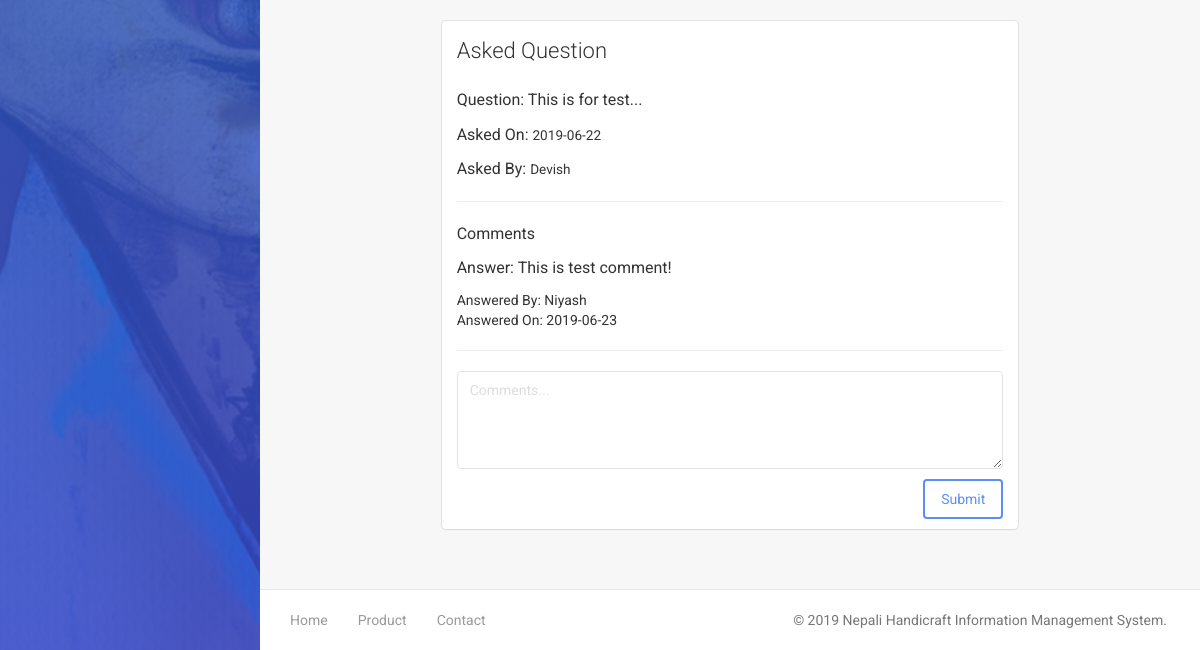
/user/forum.php (signed in, lower part), run on an earlier commit of the app's database.
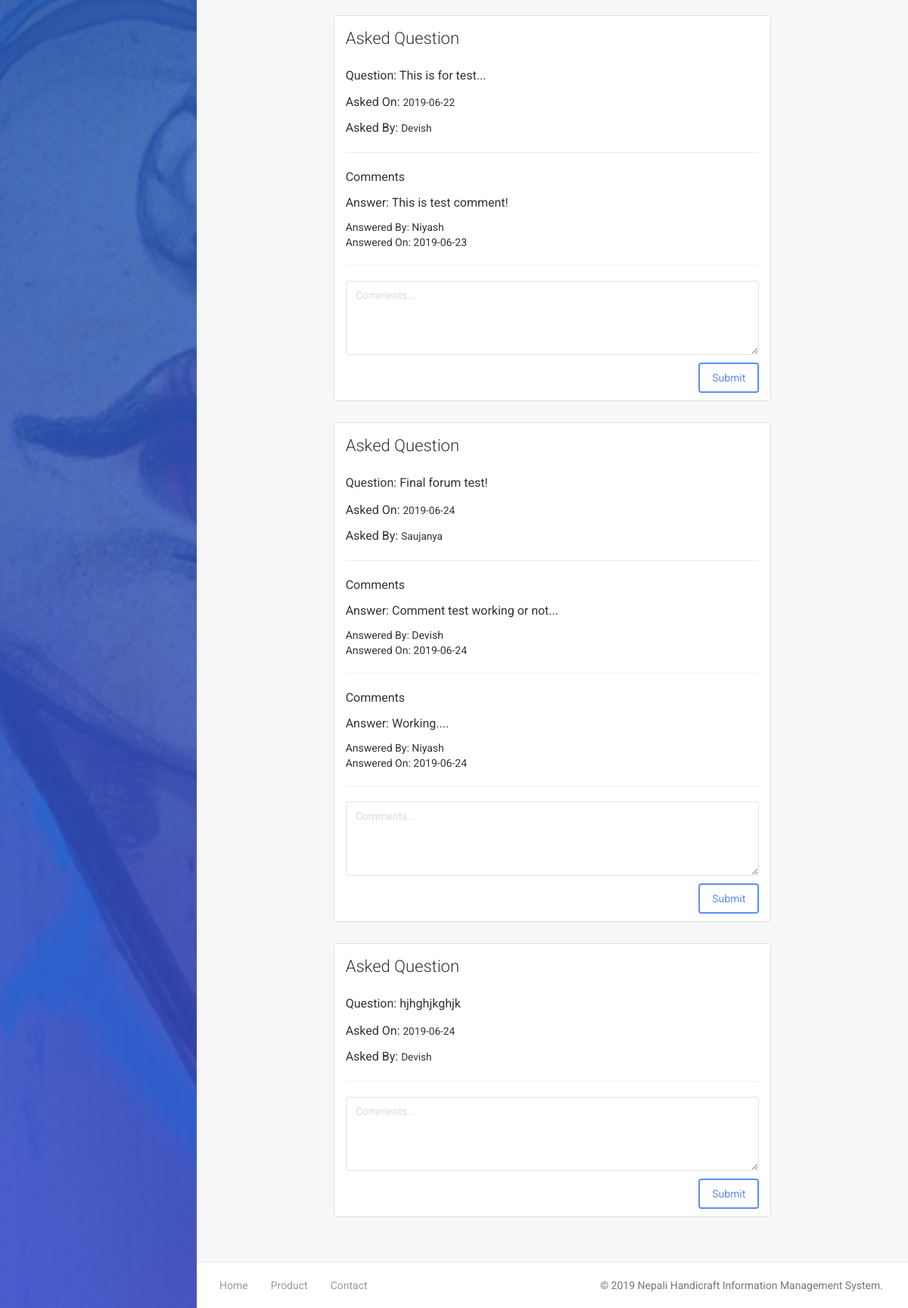
And on a later commit of the database.
### tables this page shows
CREATE TABLE `tbl_forum_question` (
  `fq_id` int(11) NOT NULL,
  `u_name` varchar(255) NOT NULL,
  `question` text NOT NULL,
  `date` date NOT NULL
);

CREATE TABLE `tbl_forum_comment` (
  `fc_id` int(11) NOT NULL,
  `u_name` varchar(50) NOT NULL,
  `fq_id` int(11) NOT NULL,
  `comment` text NOT NULL,
  `date` date NOT NULL
);

### includes/dbConnection.php (called while the page is built, shortened)
<?php
class Connection
{
    private $host;
    private $user;
    private $password;
    private $database;
    private $connect;
    public function __construct()
    {
        $this->host = "localhost";
        $this->user = "root";
        $this->password = "";
        $this->database = "00174648_devishbaidawarchhetri_cp";
    }
    public function getConnection()
    {
        $this->connect = new mysqli($this->host,$this->user,$this->password,$this->database);
        if($this->connect->connect_error)
        {
            die("Error :" .$this->connect->error);
        }
        else
        {
            return $this->connect;
        }
    }
    public function getData($sql)
    {
        $data = [];
        $result = $this->connect->query($sql);
        if($result->num_rows > 0)
        {
            while($row = $result->fetch_assoc())
            {
                $data[] = $row;
            }
        }
        else
        {
            echo "No data found";
        }
        return $data;
    }
}

### classes/forum.class.php (called while the page is built, shortened)
<?php
    require "../includes/dbConnection.php";
    Class Forum extends Connection
    {
        private $connect;
        public function __construct(){
            $this->connect = new Connection();
        }
        public function selectQuestions(){
            return $this->connect->getData("SELECT * FROM `tbl_forum_question`");
        }
    }
?>

### user/forum.php (the view, shortened to what the changed rows need)
<?php
    require "../classes/forum.class.php";
    $forum = new Forum();
    $result = $forum->selectQuestions();
?>
<!doctype html>
<html lang="en">
<head>
    <link href="assets/css/bootstrap.min.css" rel="stylesheet" />
    <link href="assets/css/animate.min.css" rel="stylesheet"/>
    <link href="assets/css/light-bootstrap-dashboard.css?v=1.4.0" rel="stylesheet"/>
    <link href="assets/css/demo.css" rel="stylesheet" />
    <link href="http://maxcdn.bootstrapcdn.com/font-awesome/4.2.0/css/font-awesome.min.css" rel="stylesheet">
    <link href="assets/css/pe-icon-7-stroke.css" rel="stylesheet" />
</head>
<body>
<div class="wrapper">
    <div class="main-panel">
        <div class="content">
            <div class="container-fluid">
                <?php
                    foreach($result as $data){
                ?>
                <div class="row">
                        <div class="col-md-2"></div>
                        <div class="col-md-8">
                            <div class="card">
                                <div class="header">
                                    <h4 class="title">Asked Question</h4>
                                </div>
                                <div class="content">
                                    <div class="row">
                                        <div class="col-md-12">
                                            <div class="form-group">
                                                <h5>Question: <?php echo $data['question']; ?></h5>
                                                <p>Asked On: <small><?php echo $data['date']; ?></small></p>
                                                <p>Asked By: <small><?php echo $data['u_name']; ?></small></p>
                                            </div>
                                            <hr>
                                            <?php
                                                $fq_id = $data['fq_id'];
                                                $servername = "localhost";
                                                $username = "root";
                                                $password = "";
                                                $dbname = "00174648_devishbaidawarchhetri_cp";
                                                $conn = new mysqli($servername, $username, $password, $dbname);
                                                $sql = "SELECT * FROM tbl_forum_comment WHERE `fq_id` = $fq_id";
                                                $results = $conn->query($sql); ?>
                                                <?php while ($row = $results->fetch_array()) { ?>
                                                    <p>Comments</p>
                                                    <p>Answer: <?php echo $row['comment']; ?></p>
                                                    <span>Answered By: <?php echo $row['u_name']; ?></span><br>
                                                    <span>Answered On: <?php echo $row['date']; ?></span><br>
                                                    <hr>
                                                    <?php
                                                }
                                                ?>
                                            <form class="comment-form" action="../actions/forumComments-action.php" method="POST">
                                                <textarea class="form-control" name="forum-comment" id="forum-comment" cols="30" rows="4" placeholder="Comments..." required></textarea>
                                                <input class="btn btn-primary mt-4 cmt-submit" type="submit" name="postComments" value="Submit">
                                            </form>
                                        </div>
                                    </div>
                                </div>
                            </div>
                        </div>
                        <div class="col-md-2"></div>
                    </div>
                <?php
                    }
                ?>
            </div>
        </div>
    </div>
</div>
</body>
</html>

What changed in the data, as far as the page shows it:
added tbl_forum_question: question "Final forum test!", date "2019-06-24", u_name "Saujanya"
added tbl_forum_comment: comment "Comment test working or not...", u_name "Devish", date "2019-06-24", shown under "Final forum test!"
added tbl_forum_comment: comment "Working....", u_name "Niyash", date "2019-06-24", shown under "Final forum test!"
added tbl_forum_question: question "hjhghjkghjk", date "2019-06-24", u_name "Devish"
